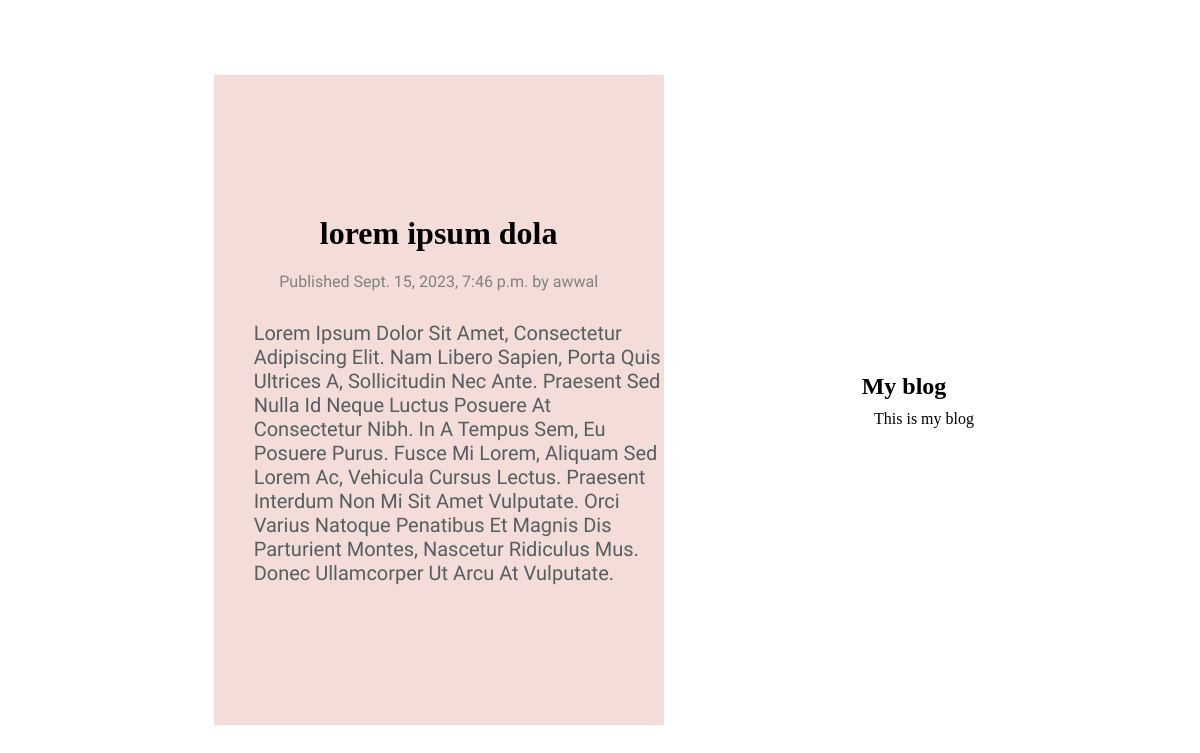
/blog/2023/9/15/lorem-ipsum-dola/, run on the app's committed database.
### mysite/models.py (models this page shows, shortened)
class Post(models.Model):
    class Status(models.TextChoices):
        DRAFT = "DF", "Draft"
        PUBLISHED = "PB", "Published"
    title = models.CharField(max_length=250)
    slug = models.SlugField(max_length=250, unique_for_date="publish")
    author = models.ForeignKey(
        User, on_delete=models.CASCADE, related_name="blog_posts"
    )
    body = models.TextField()
    publish = models.DateTimeField(default=timezone.now)
    created = models.DateTimeField(auto_now=True)
    updated = models.DateTimeField(auto_now=True)
    status = models.CharField(
        max_length=2, choices=Status.choices, default=Status.DRAFT
    )
    objects = models.Manager()
    published = PublishedManager()
    class Meta:
        ordering = ["-publish"]
        indexes = [models.Index(fields=["-publish"])]

### mysite/views.py (the view)
# urls.py: path("<int:year>/<int:month>/<int:day>/<slug:post>/", post_detail, name="post_detail"),
def post_detail(request,year,month,day,post):
    post = get_object_or_404(
        Post,
        status=Post.Status.PUBLISHED,
        slug=post,
        publish__year=year,
        publish__month = month,
        publish__day = day,
    )
    return render(request, "detail.html", {"post": post})

### templates/detail.html (shortened to what this page needs)
{% extends 'base.html' %}
{% block content %}
  <h1 class="title">{{ post.title }}</h1>
  <p class="date">Published {{ post.publish }} by {{ post.author }}</p>
  <section class="body">{{ post.body|linebreaks }}</section>
{% endblock %}

### static/blog.css (style rules this page uses)
* { margin: 0; box-sizing: border-box; }
body { min-height: 100vh; display: flex; align-items: center; justify-content: center; gap: 4%; overflow: hidden; }
.date { margin-bottom: 20px; color: grey; font-family: 'Indie Flower', cursive; }
section { color: rgb(85, 95, 95); padding-left: 40px; margin-bottom: 20px; margin-top: 10px; font-size: 20px; font-family: 'Macondo', cursive; text-transform: capitalize; }
.title { padding: 20px; word-wrap: normal; word-break: keep-all; }

### data on the page
Post: title "lorem ipsum dola", publish "Sept. 15, 2023, 7:46 p.m.", author "awwal", body "Lorem Ipsum Dolor Sit Amet, Consectetur Adipiscing Elit. Nam Libero Sapien, Porta Quis Ultrices A, Sollicitudin Nec Ante. Praesent Sed Nulla Id Neque Luctus Posuere At Consectetur Nibh. In A Tempus Sem, Eu Posuere Purus. Fusce Mi Lorem, Aliquam Sed Lorem Ac, Vehicula Cursus Lectus. Praesent Interdum Non Mi Sit Amet Vulputate. Orci Varius Natoque Penatibus Et Magnis Dis Parturient Montes, Nascetur Ridiculus Mus. Donec Ullamcorper Ut Arcu At Vulputate."
